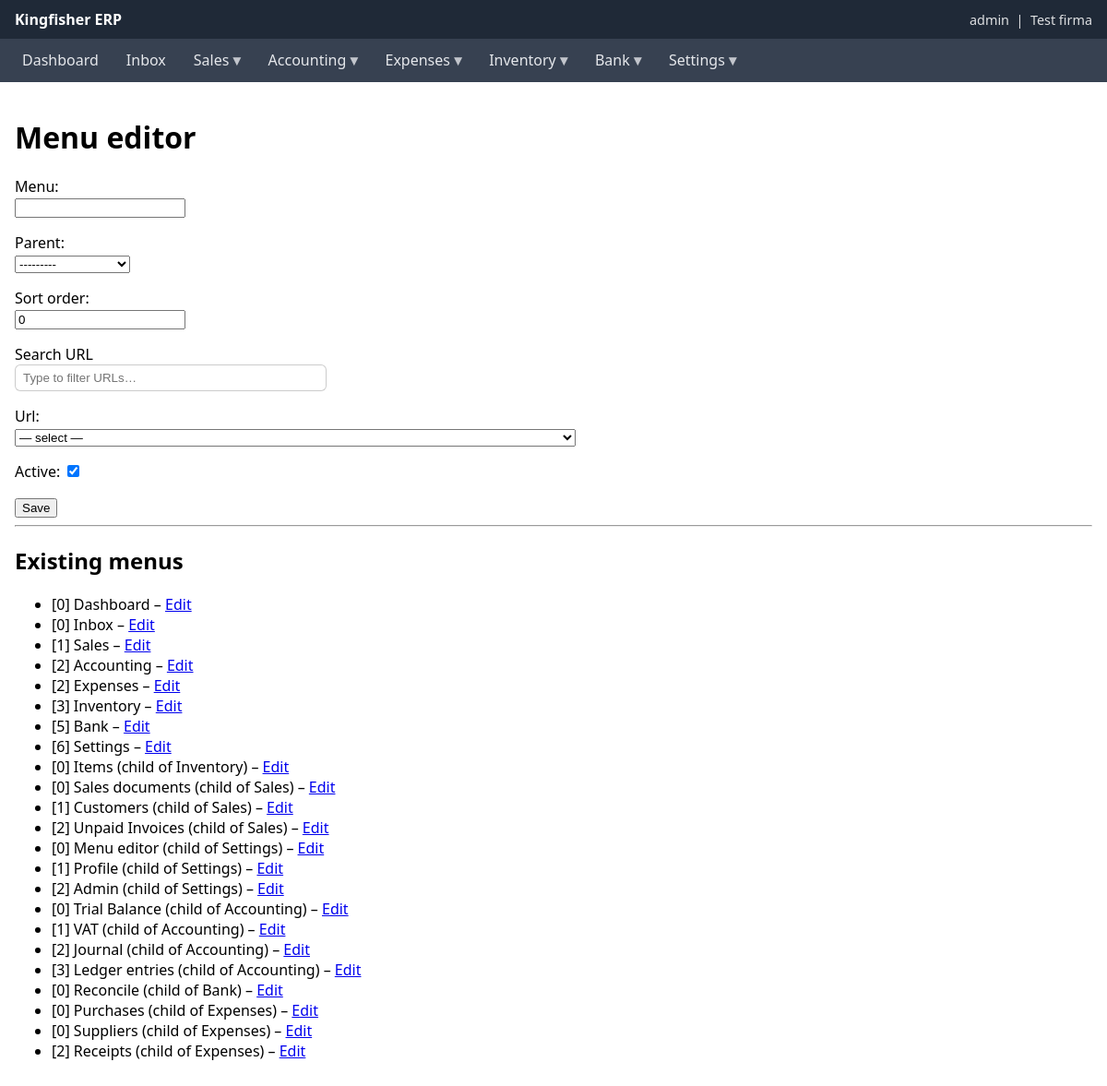
/menus/ (signed in), run on the app's committed database.
### core/models/entity.py (models this page shows, shortened)
class UserProfile(models.Model):
    user = models.OneToOneField(settings.AUTH_USER_MODEL, on_delete=models.CASCADE, related_name="profile")
    entity = models.ForeignKey("core.Entity", on_delete=models.CASCADE, related_name="users")
    image_url = models.URLField(max_length=512, blank=True)
    address = models.TextField(blank=True)
    is_entity_admin = models.BooleanField(default=False)

class Entity(models.Model):
    name = models.CharField(max_length=255)
    country = models.ForeignKey("core.IsoCountryCodes", on_delete=models.PROTECT)
    base_currency = models.ForeignKey("core.IsoCurrencyCodes", on_delete=models.PROTECT)
    default_series_journal = models.ForeignKey("core.NumberSeries", null=True, blank=True, on_delete=models.PROTECT, related_name="+")
    series_sales_offer = models.ForeignKey("core.NumberSeries", null=True, blank=True, on_delete=models.PROTECT, related_name="+")
    series_sales_order = models.ForeignKey("core.NumberSeries", null=True, blank=True, on_delete=models.PROTECT, related_name="+")
    series_sales_invoice = models.ForeignKey("core.NumberSeries", null=True, blank=True, on_delete=models.PROTECT, related_name="+")
    series_purchase_order = models.ForeignKey("core.NumberSeries", null=True, blank=True, on_delete=models.PROTECT, related_name="+")
    series_purchase_invoice = models.ForeignKey("core.NumberSeries", null=True, blank=True, on_delete=models.PROTECT, related_name="+")
    default_ap_account = models.ForeignKey("core.Account", null=True, blank=True, on_delete=models.PROTECT, related_name="+")
    default_ar_account = models.ForeignKey("core.Account", null=True, blank=True, on_delete=models.PROTECT, related_name="+")
    fx_gain_account = models.ForeignKey("core.Account", null=True, blank=True, on_delete=models.PROTECT, related_name="+")
    fx_loss_account = models.ForeignKey("core.Account", null=True, blank=True, on_delete=models.PROTECT, related_name="+")
    is_active = models.BooleanField(default=True)
    class Meta:
        ordering = ["name"]
    def __str__(self):
        return self.name

### core/models/menu.py (models this page shows)
class Menu(models.Model):
    menu = models.CharField(max_length=255)
    parent = models.ForeignKey(
        "self",
        null=True,
        blank=True,
        related_name="children",
        on_delete=models.CASCADE,
    )
    sort_order = models.PositiveIntegerField(default=0)
    url = models.CharField(max_length=500, blank=True)
    active = models.BooleanField(default=True)
    created_at = models.DateTimeField(auto_now_add=True)
    class Meta:
        ordering = ["parent_id", "sort_order", "menu"]
    def __str__(self):
        return self.menu

### core/views/menu.py (the view)
# urls.py: path("menus/", menu_edit, name="menu-edit"),
@login_required
def menu_edit(request, pk=None):
    menu = get_object_or_404(Menu, pk=pk) if pk else None
    if request.method == "POST":
        form = MenuForm(request.POST, instance=menu)
        if form.is_valid():
            form.save()
            return redirect("core:menu-edit")
    else:
        form = MenuForm(instance=menu)
    all_menus = Menu.objects.select_related("parent").order_by("parent_id", "sort_order", "menu")
    return render(request, "core/menu_edit.html", {
        "form": form,
        "editing": menu,
        "all_menus": all_menus,
        **base_context(request),
    })

### core/forms/menu_forms.py
class MenuForm(forms.ModelForm):
    url = forms.ChoiceField(choices=(), required=False)
    class Meta:
        model = Menu
        fields = ["menu", "parent", "sort_order", "url", "active"]
    def __init__(self, *args, **kwargs):
        super().__init__(*args, **kwargs)
        self.fields["url"].choices = discover_named_urls()
        self.fields["sort_order"].help_text = "Lower numbers appear first."

### core/context_processors.py (called while the page is built)
def base_context_processor(request):
    return base_context(request)

### core/models/base_context.py (called while the page is built)
def base_context(request):
    if not request.user.is_authenticated:
        return {}
    return {
        "menus": Menu.objects.filter(
            active=True,
            parent__isnull=True,
        ).prefetch_related("children")
    }

### core/utils/url_choices.py (called while the page is built)
def _walk(patterns, namespace_prefix=""):
    for p in patterns:
        if isinstance(p, URLPattern) and p.name:
            full_name = f"{namespace_prefix}{p.name}" if namespace_prefix else p.name
            yield full_name
        elif isinstance(p, URLResolver):
            ns = p.namespace
            new_prefix = f"{namespace_prefix}{ns}:" if (namespace_prefix and ns) else (f"{ns}:" if ns else namespace_prefix)
            yield from _walk(p.url_patterns, new_prefix)

def discover_named_urls():
    choices = [("", "— select —")]
    seen = set()
    for full_name in _walk(get_resolver().url_patterns):
        if full_name in seen:
            continue
        try:
            path = reverse(full_name)          # e.g. "/menus/"
        except NoReverseMatch:
            continue
        seen.add(full_name)
        choices.append((path, f"{full_name}  →  {path}"))  # ✅ value is path
    return sorted(choices, key=lambda x: x[1])

### core/templates/core/menu_edit.html (shortened to what this page needs)
{% extends "base.html" %}
{% block content %}
<h1>Menu editor</h1>
<form method="post" id="menu-form">
  <p>{{ form.menu.label_tag }}<br>{{ form.menu }}</p>
  <p>{{ form.parent.label_tag }}<br>{{ form.parent }}</p>
  <p>{{ form.sort_order.label_tag }}<br>{{ form.sort_order }}</p>
  <p>
    <label for="url-search">Search URL</label><br>
    <input id="url-search" type="text" placeholder="Type to filter URLs…" autocomplete="off">
  </p>
  <p>{{ form.url.label_tag }}<br>{{ form.url }}</p>
  <p>{{ form.active.label_tag }} {{ form.active }}</p>
  <button type="submit">Save</button>
</form>
<hr>
<h2>Existing menus</h2>
<ul>
  {% for menu in all_menus %}
    <li>
      [{{ menu.sort_order }}] {{ menu.menu }}
      {% if menu.parent %} (child of {{ menu.parent.menu }}){% endif %}
      –
      <a href="{% url 'core:menu-edit' menu.id %}">Edit</a>
    </li>
  {% endfor %}
</ul>
{% endblock %}

### templates/base.html (shortened to what this page needs)
<!DOCTYPE html>
<html lang="en">
<head>
</head>
<body>
<header>
    <strong>Kingfisher ERP</strong>
    {% if user.is_authenticated %}
        <span class="user-info">
            {{ user.username }}
            {% if user.profile.entity %}
                &nbsp;|&nbsp; {{ user.profile.entity }}
            {% endif %}
        </span>
    {% endif %}
</header>
{% if user.is_authenticated %}
<nav class="topnav">
  <ul class="topnav__list">
    {% for menu in menus %}
      <li class="topnav__item {% if menu.children.exists %}has-children{% endif %}">
        {% if menu.url %}
          <a class="topnav__link" href="{{ menu.url }}">{{ menu.menu }}</a>
        {% else %}
          <span class="topnav__link">{{ menu.menu }}</span>
        {% endif %}
      </li>
    {% endfor %}
  </ul>
</nav>
{% endif %}
<main>
    {% block content %}{% endblock %}
</main>
</body>
</html>

### templates/base.html (style rules this page uses)
body { margin: 0; font-family: system-ui, -apple-system, BlinkMacSystemFont, "Segoe UI", sans-serif; }
header { background: #1f2937; color: white; padding: 10px 16px; display: flex; align-items: center; justify-content: space-between; }
nav { background: #374151; padding: 8px 16px; }
nav > ul { list-style: none; margin: 0; padding: 0; display: flex; gap: 14px; align-items: center; flex-wrap: wrap; }
nav > ul > li { position: relative; }
nav a, nav span { color: #e5e7eb; text-decoration: none; font-weight: 500; display: inline-block; padding: 6px 8px; border-radius: 6px; line-height: 1.2; white-space: nowrap; }
nav > ul > li::after { content: ""; position: absolute; left: 0; top: 100%; width: 100%; height: 10px; }
nav > ul > li:has(ul) > a::after, nav > ul > li:has(ul) > span::after { content: " ▾"; opacity: 0.8; font-weight: 600; }
main { padding: 16px; }
.user-info { font-size: 0.9em; opacity: 0.85; }
#url-search { width: 320px; max-width: 100%; padding: 6px 8px; border-radius: 6px; border: 1px solid rgba(0,0,0,0.2); }

### data on the page
Menu: menu "Dashboard", sort_order "0"
Menu: menu "Inbox", sort_order "0"
Menu: menu "Sales", sort_order "1"
Menu: menu "Accounting", sort_order "2"
Menu: menu "Expenses", sort_order "2"
Menu: menu "Inventory", sort_order "3"
Menu: menu "Bank", sort_order "5"
Menu: menu "Settings", sort_order "6"
Menu: sort_order "0", menu "Items", parent.menu "Inventory"
Menu: sort_order "0", menu "Sales documents", parent.menu "Sales"
Menu: sort_order "1", menu "Customers", parent.menu "Sales"
Menu: sort_order "2", menu "Unpaid Invoices", parent.menu "Sales"
Menu: sort_order "0", menu "Menu editor", parent.menu "Settings"
Menu: sort_order "1", menu "Profile", parent.menu "Settings"
Menu: sort_order "2", menu "Admin", parent.menu "Settings"
Menu: sort_order "0", menu "Trial Balance", parent.menu "Accounting"
Menu: sort_order "1", menu "VAT", parent.menu "Accounting"
Menu: sort_order "2", menu "Journal", parent.menu "Accounting"
Menu: sort_order "3", menu "Ledger entries", parent.menu "Accounting"
Menu: sort_order "0", menu "Reconcile", parent.menu "Bank"
Menu: sort_order "0", menu "Purchases", parent.menu "Expenses"
Menu: sort_order "0", menu "Suppliers", parent.menu "Expenses"
Menu: sort_order "2", menu "Receipts", parent.menu "Expenses"

### other printed values
{{ user.username }} "admin"
{{ user.profile.entity }} "Test firma"
